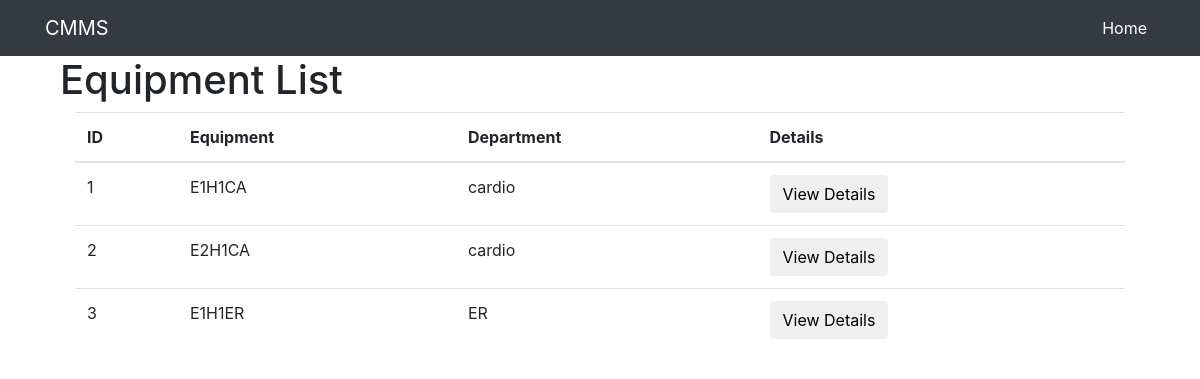
The app's page /med/equipment-list/ (signed in), older data.
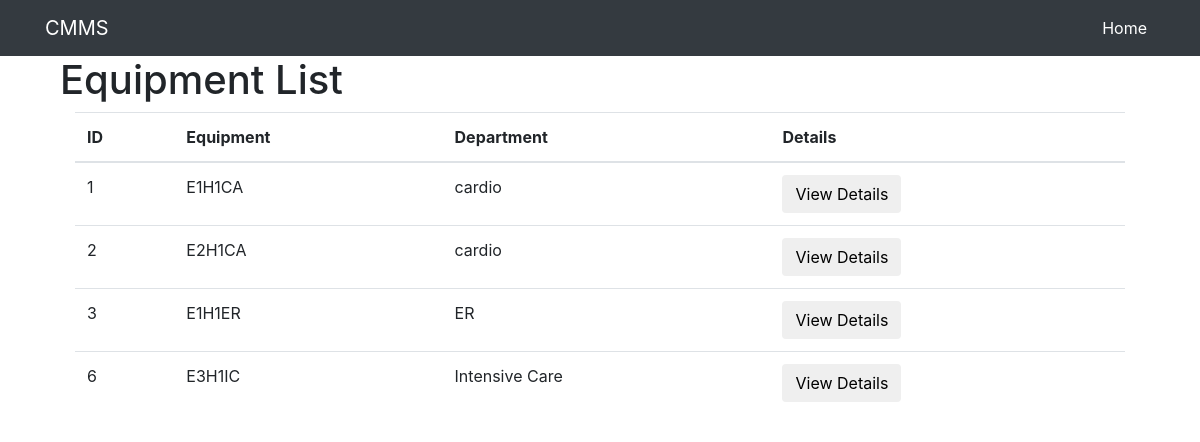
The same page, newer data.
### med/models.py (models this page shows, shortened)
class Equipment(models.Model):
    STATUS = (
        ('LIVE', _("LIVE")),
        ('DOWN', _("DOWN"))
    )
    status = models.CharField(_("Equipment Status"), max_length=50, choices=STATUS, default='LIVE')
    name = models.CharField(_("Equipment Name"), max_length = 225, unique=True) #unique=True
    specs = models.TextField(_("Technical Specifications and Standards"))
    quantity = models.IntegerField()
    serial_num = models.IntegerField(unique = True)#add unique = True
    department = models.ForeignKey(Department, null = True, on_delete=models.SET_NULL)
    hospital = models.ForeignKey(Hospital, null = True, on_delete=models.SET_NULL)

class Department(models.Model):
    name = models.CharField(_("Department Name"), max_length = 225, unique=True)
    hospital = models.ForeignKey(Hospital, null=True, on_delete=models.SET_NULL)

### med/views.py (the view)
# urls.py: path('equipment-list/', EquipmentListView.as_view(), name ='equipment-list'),
class EquipmentListView(LoginRequiredMixin, ListView):
    model = Equipment
    template_name = 'med/equipment_list.html'
    def get_queryset(self):
        if(self.request.user.type == 'ENGINEER'):
            eng = Engineer.objects.get(id = self.request.user.id)
            eng_hos = eng.current_hospital
            object_list = eng_hos.equipment_set.all()
            return object_list
        elif(self.request.user.type == 'DOCTOR'):
            doc = Doctor.objects.get(id = self.request.user.id)
            doc_hos = doc.current_hospital
            object_list = doc_hos.equipment_set.all()
            return object_list
        else:
            man = Manager.objects.get(id = self.request.user.id)
            object_list = man.hospital.equipment_set.all()
            return object_list

### med/models.py (called while the page is built)
    def get_queryset(self, *args, **kwargs):
        return super().get_queryset(*args, **kwargs).filter(type=User.Types.MANAGER)

### med/templates/med/equipment_list.html
{% extends "dashboard/base.html" %}
{% block content%}
    <div class="container">
        <h1>Equipment List</h1>
        <div class="container">
            <table class="table">
                <thead>
                <tr>
                    <th scope="col">ID</th>
                    <th scope="col">Equipment</th>
                    <th scope="col">Department</th>
                    <th scope="col">Details</th>
                </tr>
                </thead>
                <tbody>
                {% for equipment in object_list %}
                    <tr>
                        <td>{{ equipment.id }}</td>
                        <td>{{ equipment.name }}</td>
                        <td> {{ equipment.department.name}}</td>
                        <td><a href="{% url 'equipment-details' equipment.id %}"><button class="btn">View Details</button></a></td>
                    </tr>
                {% endfor %}
                </tbody>
            </table>
        </div>
    </div>
{% endblock %}

Row changes from the older to the newer data that the page shows:
added Equipment: id "6", name "E3H1IC", department.name "Intensive Care"
